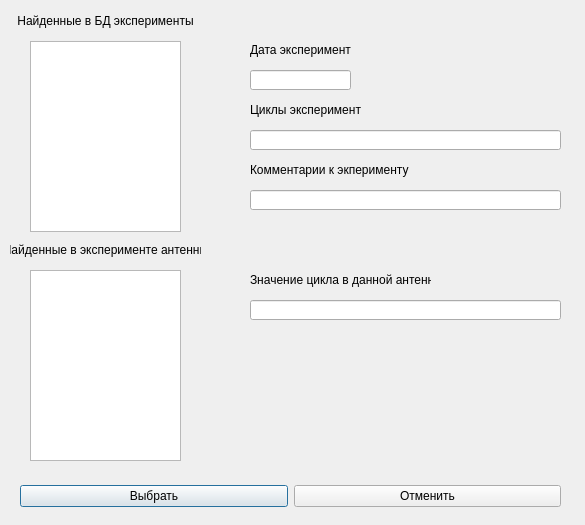
<?xml version="1.0" encoding="UTF-8"?>
<ui version="4.0">
 <class>DialogAntenna</class>
 <widget class="QDialog" name="DialogAntenna">
  <property name="geometry">
   <rect>
    <x>0</x>
    <y>0</y>
    <width>585</width>
    <height>525</height>
   </rect>
  </property>
  <property name="sizePolicy">
   <sizepolicy hsizetype="Fixed" vsizetype="Fixed">
    <horstretch>0</horstretch>
    <verstretch>0</verstretch>
   </sizepolicy>
  </property>
  <property name="minimumSize">
   <size>
    <width>585</width>
    <height>525</height>
   </size>
  </property>
  <property name="maximumSize">
   <size>
    <width>585</width>
    <height>525</height>
   </size>
  </property>
  <property name="windowTitle">
   <string>Эксперименты</string>
  </property>
  <widget class="QWidget" name="layoutWidget">
   <property name="geometry">
    <rect>
     <x>20</x>
     <y>480</y>
     <width>541</width>
     <height>33</height>
    </rect>
   </property>
   <layout class="QHBoxLayout">
    <property name="spacing">
     <number>6</number>
    </property>
    <property name="leftMargin">
     <number>0</number>
    </property>
    <property name="topMargin">
     <number>0</number>
    </property>
    <property name="rightMargin">
     <number>0</number>
    </property>
    <property name="bottomMargin">
     <number>0</number>
    </property>
    <item>
     <widget class="QPushButton" name="okButton">
      <property name="text">
       <string>Выбрать</string>
      </property>
     </widget>
    </item>
    <item>
     <widget class="QPushButton" name="cancelButton">
      <property name="text">
       <string>Отменить</string>
      </property>
     </widget>
    </item>
   </layout>
  </widget>
  <widget class="QLabel" name="lblFind">
   <property name="geometry">
    <rect>
     <x>10</x>
     <y>10</y>
     <width>191</width>
     <height>21</height>
    </rect>
   </property>
   <property name="text">
    <string>Найденные в БД эксперименты</string>
   </property>
   <property name="alignment">
    <set>Qt::AlignCenter</set>
   </property>
  </widget>
  <widget class="QListWidget" name="listWidget">
   <property name="geometry">
    <rect>
     <x>30</x>
     <y>41</y>
     <width>151</width>
     <height>191</height>
    </rect>
   </property>
  </widget>
  <widget class="QLabel" name="lblFind_2">
   <property name="geometry">
    <rect>
     <x>250</x>
     <y>40</y>
     <width>101</width>
     <height>20</height>
    </rect>
   </property>
   <property name="text">
    <string>Дата эксперимента</string>
   </property>
   <property name="alignment">
    <set>Qt::AlignLeading|Qt::AlignLeft|Qt::AlignVCenter</set>
   </property>
  </widget>
  <widget class="QLineEdit" name="leDate">
   <property name="geometry">
    <rect>
     <x>250</x>
     <y>70</y>
     <width>101</width>
     <height>20</height>
    </rect>
   </property>
  </widget>
  <widget class="QLineEdit" name="leCicles">
   <property name="geometry">
    <rect>
     <x>250</x>
     <y>130</y>
     <width>311</width>
     <height>20</height>
    </rect>
   </property>
  </widget>
  <widget class="QLabel" name="lblFind_3">
   <property name="geometry">
    <rect>
     <x>250</x>
     <y>100</y>
     <width>111</width>
     <height>20</height>
    </rect>
   </property>
   <property name="text">
    <string>Циклы эксперимента</string>
   </property>
   <property name="alignment">
    <set>Qt::AlignLeading|Qt::AlignLeft|Qt::AlignVCenter</set>
   </property>
  </widget>
  <widget class="QLineEdit" name="leComm">
   <property name="geometry">
    <rect>
     <x>250</x>
     <y>190</y>
     <width>311</width>
     <height>20</height>
    </rect>
   </property>
  </widget>
  <widget class="QLabel" name="lblFind_4">
   <property name="geometry">
    <rect>
     <x>250</x>
     <y>160</y>
     <width>161</width>
     <height>20</height>
    </rect>
   </property>
   <property name="text">
    <string>Комментарии к экперименту</string>
   </property>
   <property name="alignment">
    <set>Qt::AlignLeading|Qt::AlignLeft|Qt::AlignVCenter</set>
   </property>
  </widget>
  <widget class="QLabel" name="lblFind_5">
   <property name="geometry">
    <rect>
     <x>10</x>
     <y>239</y>
     <width>191</width>
     <height>21</height>
    </rect>
   </property>
   <property name="text">
    <string>Найденные в эксперименте антенны</string>
   </property>
   <property name="alignment">
    <set>Qt::AlignCenter</set>
   </property>
  </widget>
  <widget class="QListWidget" name="listWidget_2">
   <property name="geometry">
    <rect>
     <x>30</x>
     <y>270</y>
     <width>151</width>
     <height>191</height>
    </rect>
   </property>
  </widget>
  <widget class="QLineEdit" name="leCicles_2">
   <property name="geometry">
    <rect>
     <x>250</x>
     <y>300</y>
     <width>311</width>
     <height>20</height>
    </rect>
   </property>
  </widget>
  <widget class="QLabel" name="lblFind_6">
   <property name="geometry">
    <rect>
     <x>250</x>
     <y>270</y>
     <width>181</width>
     <height>20</height>
    </rect>
   </property>
   <property name="text">
    <string>Значение цикла в данной антенне</string>
   </property>
   <property name="alignment">
    <set>Qt::AlignLeading|Qt::AlignLeft|Qt::AlignVCenter</set>
   </property>
  </widget>
 </widget>
 <resources/>
 <connections>
  <connection>
   <sender>okButton</sender>
   <signal>clicked()</signal>
   <receiver>DialogAntenna</receiver>
   <slot>accept()</slot>
   <hints>
    <hint type="sourcelabel">
     <x>278</x>
     <y>253</y>
    </hint>
    <hint type="destinationlabel">
     <x>96</x>
     <y>254</y>
    </hint>
   </hints>
  </connection>
  <connection>
   <sender>cancelButton</sender>
   <signal>clicked()</signal>
   <receiver>DialogAntenna</receiver>
   <slot>reject()</slot>
   <hints>
    <hint type="sourcelabel">
     <x>369</x>
     <y>253</y>
    </hint>
    <hint type="destinationlabel">
     <x>179</x>
     <y>282</y>
    </hint>
   </hints>
  </connection>
 </connections>
</ui>
